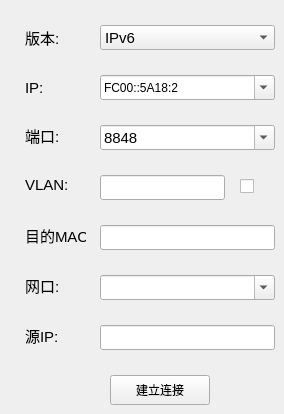
          <widget class="QWidget" name="tab_eth">
           <attribute name="title">
            <string>以太网</string>
           </attribute>
           <widget class="QLabel" name="label_4">
            <property name="geometry">
             <rect>
              <x>25</x>
              <y>25</y>
              <width>55</width>
              <height>25</height>
             </rect>
            </property>
            <property name="font">
             <font>
              <pointsize>11</pointsize>
             </font>
            </property>
            <property name="text">
             <string>版本:</string>
            </property>
           </widget>
           <widget class="QLabel" name="label_5">
            <property name="geometry">
             <rect>
              <x>25</x>
              <y>75</y>
              <width>55</width>
              <height>25</height>
             </rect>
            </property>
            <property name="font">
             <font>
              <pointsize>11</pointsize>
             </font>
            </property>
            <property name="text">
             <string>IP:</string>
            </property>
           </widget>
           <widget class="QComboBox" name="comboBox_ethPort">
            <property name="geometry">
             <rect>
              <x>100</x>
              <y>125</y>
              <width>175</width>
              <height>25</height>
             </rect>
            </property>
            <property name="font">
             <font>
              <pointsize>11</pointsize>
             </font>
            </property>
            <property name="editable">
             <bool>true</bool>
            </property>
            <property name="currentIndex">
             <number>0</number>
            </property>
            <item>
             <property name="text">
              <string>8848</string>
             </property>
            </item>
           </widget>
           <widget class="QComboBox" name="comboBox_ethIpAddr">
            <property name="geometry">
             <rect>
              <x>100</x>
              <y>75</y>
              <width>175</width>
              <height>25</height>
             </rect>
            </property>
            <property name="editable">
             <bool>true</bool>
            </property>
            <property name="currentIndex">
             <number>0</number>
            </property>
            <item>
             <property name="text">
              <string>FC00::5A18:2</string>
             </property>
            </item>
            <item>
             <property name="text">
              <string>::1</string>
             </property>
            </item>
            <item>
             <property name="text">
              <string>localhost</string>
             </property>
            </item>
           </widget>
           <widget class="QComboBox" name="comboBox_ethIPVer">
            <property name="geometry">
             <rect>
              <x>100</x>
              <y>25</y>
              <width>175</width>
              <height>25</height>
             </rect>
            </property>
            <property name="font">
             <font>
              <pointsize>11</pointsize>
             </font>
            </property>
            <property name="currentIndex">
             <number>1</number>
            </property>
            <property name="maxVisibleItems">
             <number>2</number>
            </property>
            <item>
             <property name="text">
              <string>IPv4</string>
             </property>
            </item>
            <item>
             <property name="text">
              <string>IPv6</string>
             </property>
            </item>
           </widget>
           <widget class="QLabel" name="label_6">
            <property name="geometry">
             <rect>
              <x>25</x>
              <y>125</y>
              <width>50</width>
              <height>20</height>
             </rect>
            </property>
            <property name="font">
             <font>
              <pointsize>11</pointsize>
             </font>
            </property>
            <property name="text">
             <string>端口:</string>
            </property>
           </widget>
           <widget class="PrimaryPushButton" name="primaryPushBtn_ethConnect">
            <property name="geometry">
             <rect>
              <x>110</x>
              <y>375</y>
              <width>100</width>
              <height>30</height>
             </rect>
            </property>
            <property name="text">
             <string>建立连接</string>
            </property>
           </widget>
           <widget class="QLabel" name="label_7">
            <property name="geometry">
             <rect>
              <x>25</x>
              <y>175</y>
              <width>50</width>
              <height>20</height>
             </rect>
            </property>
            <property name="font">
             <font>
              <pointsize>11</pointsize>
             </font>
            </property>
            <property name="text">
             <string>VLAN:</string>
            </property>
           </widget>
           <widget class="QLineEdit" name="lineEdit">
            <property name="geometry">
             <rect>
              <x>100</x>
              <y>175</y>
              <width>125</width>
              <height>25</height>
             </rect>
            </property>
           </widget>
           <widget class="QCheckBox" name="checkBox_Vlan">
            <property name="geometry">
             <rect>
              <x>240</x>
              <y>170</y>
              <width>32</width>
              <height>32</height>
             </rect>
            </property>
            <property name="text">
             <string/>
            </property>
           </widget>
           <widget class="QLabel" name="label_8">
            <property name="geometry">
             <rect>
              <x>25</x>
              <y>225</y>
              <width>61</width>
              <height>20</height>
             </rect>
            </property>
            <property name="font">
             <font>
              <pointsize>11</pointsize>
             </font>
            </property>
            <property name="text">
             <string>目的MAC:</string>
            </property>
           </widget>
           <widget class="QLineEdit" name="lineEdit_DstMac">
            <property name="geometry">
             <rect>
              <x>100</x>
              <y>225</y>
              <width>175</width>
              <height>25</height>
             </rect>
            </property>
           </widget>
           <widget class="QLabel" name="label_9">
            <property name="geometry">
             <rect>
              <x>25</x>
              <y>275</y>
              <width>61</width>
              <height>20</height>
             </rect>
            </property>
            <property name="font">
             <font>
              <pointsize>11</pointsize>
             </font>
            </property>
            <property name="text">
             <string>网口:</string>
            </property>
           </widget>
           <widget class="QComboBox" name="comboBox_iface">
            <property name="geometry">
             <rect>
              <x>100</x>
              <y>275</y>
              <width>175</width>
              <height>25</height>
             </rect>
            </property>
            <property name="editable">
             <bool>true</bool>
            </property>
            <property name="currentIndex">
             <number>-1</number>
            </property>
           </widget>
           <widget class="QLabel" name="label_10">
            <property name="geometry">
             <rect>
              <x>25</x>
              <y>325</y>
              <width>61</width>
              <height>20</height>
             </rect>
            </property>
            <property name="font">
             <font>
              <pointsize>11</pointsize>
             </font>
            </property>
            <property name="text">
             <string>源IP:</string>
            </property>
           </widget>
           <widget class="QLineEdit" name="lineEdit_SrcIp">
            <property name="geometry">
             <rect>
              <x>100</x>
              <y>325</y>
              <width>175</width>
              <height>25</height>
             </rect>
            </property>
           </widget>
          </widget>
